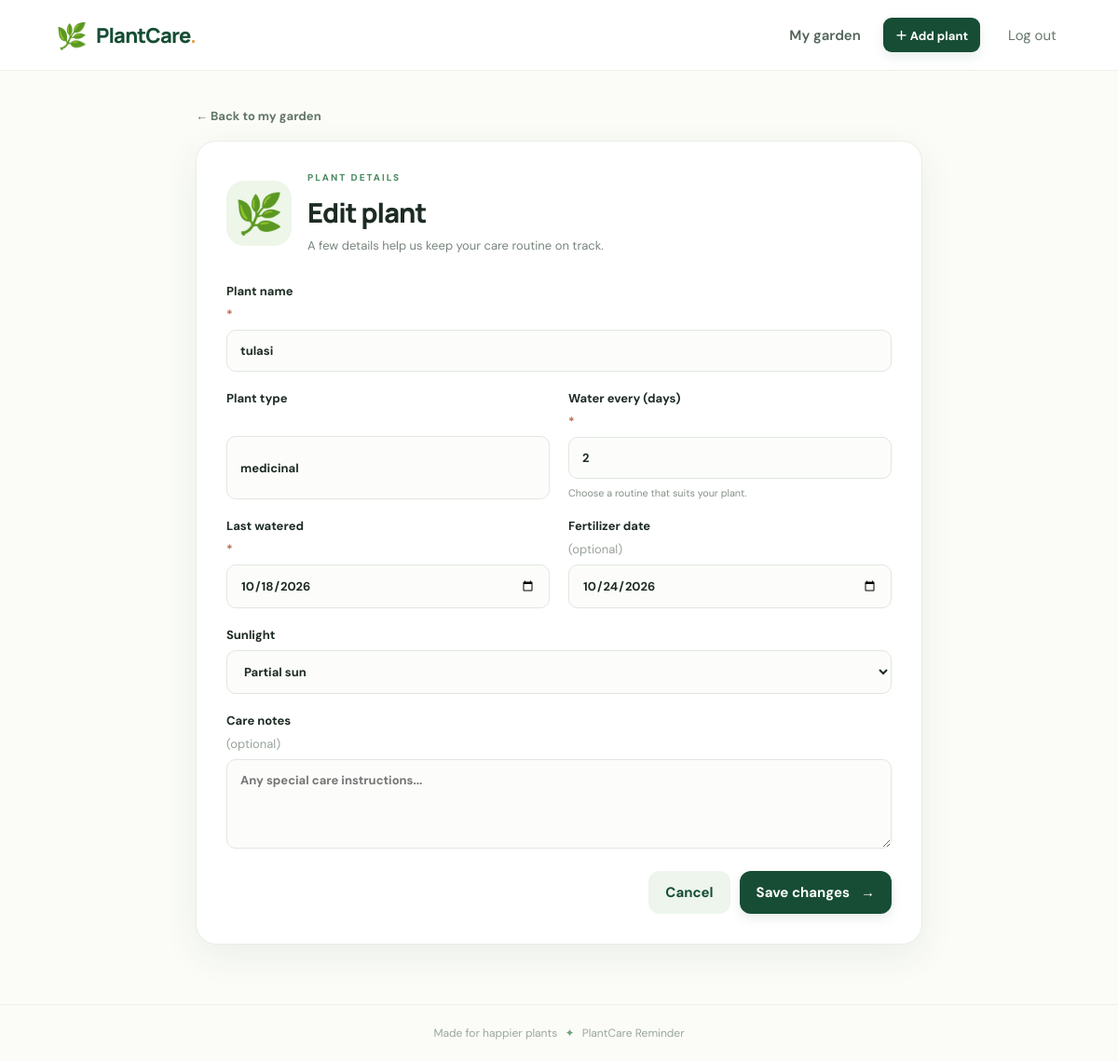
Screenshot of /plants/2/edit (signed in) with the database file from the repository.
### app.py (models this page shows, shortened)
class Plant(db.Model):
    id = db.Column(db.Integer, primary_key=True)
    user_id = db.Column(db.Integer, db.ForeignKey("user.id"), nullable=False, index=True)
    name = db.Column(db.String(100), nullable=False)
    plant_type = db.Column(db.String(80), default="", nullable=False)
    watering_frequency = db.Column(db.Integer, default=3, nullable=False)
    last_watered = db.Column(db.Date, nullable=False, default=date.today)
    fertilizer_date = db.Column(db.Date, nullable=True)
    sunlight = db.Column(db.String(40), default="Indirect sunlight", nullable=False)
    notes = db.Column(db.Text, default="", nullable=False)
    created_at = db.Column(db.DateTime, default=datetime.utcnow, nullable=False)

### app.py (the view, shortened to what this page needs)
@app.route("/plants/<int:plant_id>/edit", methods=["GET", "POST"])
@login_required
def edit_plant(plant_id):
    plant = Plant.query.filter_by(id=plant_id, user_id=current_user().id).first_or_404()
    return render_template("plant_form.html", plant=plant, form_title="Edit plant", submit_label="Save changes")

### app.py (called while the page is built)
def current_user():
    user_id = session.get("user_id")
    return db.session.get(User, user_id) if user_id else None

def login_required(view):
    @wraps(view)
    def wrapped(*args, **kwargs):
        if not current_user():
            flash("Please sign in to continue.", "info")
            return redirect(url_for("login"))
        return view(*args, **kwargs)
    return wrapped

@app.context_processor
def inject_user():
    return {"logged_in_user": current_user(), "today": date.today()}

### templates/plant_form.html (shortened to what this page needs)
{% extends "base.html" %}
{% block content %}
<section class="form-page">
  <a class="back-link" href="{{ url_for('dashboard') }}">← Back to my garden</a>
  <div class="form-panel">
    <div class="form-panel-heading"><span class="big-leaf">🌿</span><div><p class="eyebrow green">PLANT DETAILS</p><h1>{{ form_title }}</h1><p class="muted">A few details help us keep your care routine on track.</p></div></div>
    <form method="post" class="plant-form">
      <label class="span-two">Plant name <span class="required">*</span><input name="name" required maxlength="100" value="{{ plant.name if plant else request.form.get('name','') }}" placeholder="e.g. Money Plant"></label>
      <label>Plant type<input name="plant_type" maxlength="80" value="{{ plant.plant_type if plant else request.form.get('plant_type','') }}" placeholder="e.g. Indoor foliage"></label>
      <label>Water every (days) <span class="required">*</span><input name="watering_frequency" type="number" min="1" max="365" required value="{{ plant.watering_frequency if plant else request.form.get('watering_frequency','3') }}"><small>Choose a routine that suits your plant.</small></label>
      <label>Last watered <span class="required">*</span><input name="last_watered" type="date" required value="{{ plant.last_watered.isoformat() if plant else request.form.get('last_watered', today.isoformat()) }}"></label>
      <label>Fertilizer date <span class="optional">(optional)</span><input name="fertilizer_date" type="date" value="{{ plant.fertilizer_date.isoformat() if plant and plant.fertilizer_date else request.form.get('fertilizer_date','') }}"></label>
      <label class="span-two">Sunlight<select name="sunlight">
        {% set sun = plant.sunlight if plant else request.form.get('sunlight','Indirect sunlight') %}
        {% for option in ['Full sun','Partial sun','Indirect sunlight','Shade'] %}<option value="{{ option }}" {% if sun == option %}selected{% endif %}>{{ option }}</option>{% endfor %}
      </select></label>
      <label class="span-two">Care notes <span class="optional">(optional)</span><textarea name="notes" rows="4" maxlength="3000" placeholder="Any special care instructions...">{{ plant.notes if plant else request.form.get('notes','') }}</textarea></label>
      <div class="form-actions span-two"><a class="button button-soft" href="{{ url_for('dashboard') }}">Cancel</a><button class="button" type="submit">{{ submit_label }} <span>→</span></button></div>
    </form>
  </div>
</section>
{% endblock %}

### static/style.css (style rules this page uses)
:root { --green:#174d35;--green2:#236846;--mint:#e7f3e9;--text:#1d2b23;--muted:#78857c;--line:#e6ece6;--paper:#fbfcf8;--white:#fff;--shadow:0 12px 38px rgba(26,63,41,.07) }
* { box-sizing:border-box }
body { margin:0;background:var(--paper);color:var(--text);font-family:'DM Sans',Arial,sans-serif;font-size:15px }
a { color:inherit;text-decoration:none }
button,input,textarea,select { font:inherit }
.button { border:0;border-radius:12px;background:var(--green);color:white;padding:13px 18px;font-weight:700;cursor:pointer;display:inline-flex;align-items:center;justify-content:center;gap:12px;transition:transform .18s,background .18s;box-shadow:0 5px 12px #174d351a }
.button-soft { background:#edf5ed;color:var(--green);box-shadow:none }
.muted { color:var(--muted);line-height:1.65 }
.eyebrow { font-size:10px;font-weight:800;letter-spacing:2px;margin:0 0 11px;color:#a6cdb0 }
.eyebrow.green { color:#4b8b61 }
.form-stack label,.plant-form label { font-size:13px;font-weight:700;display:grid;gap:8px }
.input,.form-stack input,.plant-form input,.plant-form select,.plant-form textarea { width:100%;border:1px solid #dfe7df;background:#fcfdfb;padding:13px 14px;border-radius:10px;outline:none;color:var(--text);transition:border .2s,box-shadow .2s }
.form-page { max-width:780px;margin:0 auto }
.back-link { display:inline-block;color:#627566;font-weight:700;font-size:13px;margin-bottom:18px }
.form-panel { background:white;border:1px solid #e8eee7;border-radius:22px;padding:32px;box-shadow:var(--shadow) }
.form-panel-heading { display:flex;align-items:center;gap:17px;margin-bottom:30px }
.big-leaf { font-size:42px;width:70px;height:70px;border-radius:19px;background:#edf6e9;display:grid;place-items:center }
.form-panel h1 { font:800 29px Manrope,sans-serif;letter-spacing:-1px;margin:0 }
.form-panel-heading .muted { font-size:13px;margin:5px 0 0 }
.plant-form { display:grid;grid-template-columns:1fr 1fr;gap:20px }
.plant-form small { font-weight:400;color:#859087 }
.span-two { grid-column:span 2 }
.required { color:#bd6b46 }
.optional { color:#98a298;font-weight:400 }
.plant-form textarea { resize:vertical }
.form-actions { display:flex;justify-content:flex-end;gap:10px;margin-top:4px }

### rows the page displays
Plant: name "tulasi", plant_type "medicinal", watering_frequency "2", last_watered "10/18/2026", fertilizer_date "10/24/2026", sunlight "Partial sun"

### other values shown
{{ submit_label }} "Save changes"
